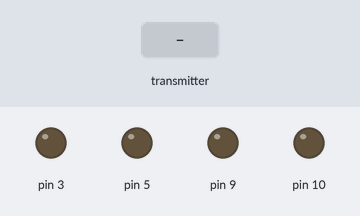
A sketch run on a simulated Arduino Uno, built with avr-gcc and run on an emulated ATmega328P. On the bench: output pins drawn as LEDs (lit = HIGH). Inputs (shaded band) come from the test bench. No radio packets arrive unless stated; what the sketch prints to the serial monitor is not drawn.

Above: at 1.2 s.
1.3 s: the transmitter starts sending m1 = 64
At 2.4 s:
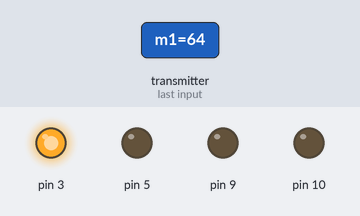
2.8 s: the transmitter starts sending m2 = 64
At 3.5 s:
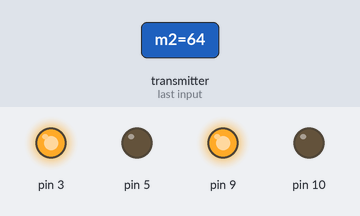
4.3 s: the transmitter starts sending m3 = 64
At 4.7 s:
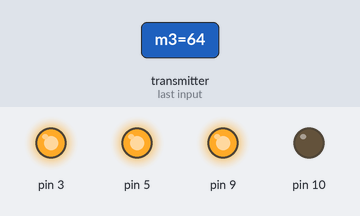
5.8 s: the transmitter starts sending m4 = 64
At 6.9 s:
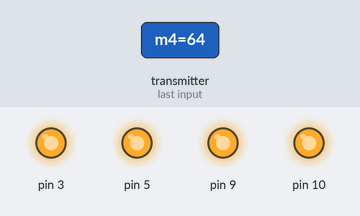
7.3 s: the transmitter starts sending m1 = 0
At 8.1 s:
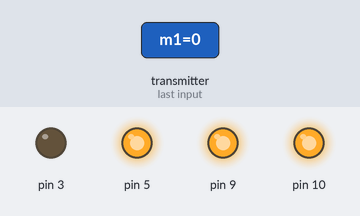
8.8 s: the transmitter starts sending m2 = 0
At 9.3 s:
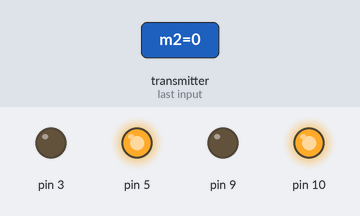
Timing chart, 0 to 11.3 s (numbered marks = the images above; inputs shaded):
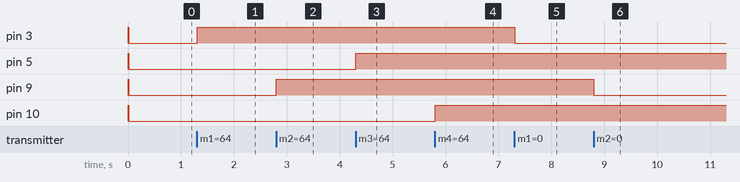

The sketch:

IS-prodside.ino
```cpp
#include "myMotorController.h"
#include <SPI.h>
#include <nRF24L01.h>
#include <RF24.h>

#define CE_PIN   8
#define CSN_PIN 7

RF24 radio(CE_PIN, CSN_PIN);

const byte address[6] = "00001";

struct Data_Package {
  byte m1;
  byte m2;
  byte m3;
  byte m4;
};
Data_Package data;

unsigned long lastReceiveTime = 0;
unsigned long currentTime = 0;

myMotorController mc1(18, 19, 3);
myMotorController mc2(16,17,9);
myMotorController mc3(2,4,5);
myMotorController mc4(14, 15, 10);

void setup() {
  Serial.begin(9600);
  // put your setup code here, to run once:
  radio.begin();
  radio.openReadingPipe(0, address);
  radio.setDataRate(RF24_250KBPS);
  radio.setPALevel(RF24_PA_LOW);
  radio.startListening(); //  Set the module as receiver
  resetData();
}

void loop() {
  if (radio.available()) {
    radio.read(&data, sizeof(Data_Package)); // Read the whole data and store it into the 'data' structure
    lastReceiveTime = millis(); // At this moment we have received the data
  }
  currentTime = millis();
  if ( currentTime - lastReceiveTime > 1000 ) { // If current time is more then 1 second since we have recived the last data, that means we have lost connection
    Serial.println("NODATA");
  }else{
    Serial.println(data.m1);
  }
  // for (int i = 0; i < 256; i++){
  //   mc1.setSpeed(i);
  //   delay(10);
  // }
  updateMotors();
  // mc1.reverseDirection();
  // delay(1000);
  // mc1.runForwardInt(200);
  // delay(1000);
  // mc1.runBackwardInt(50);
  // delay(1000);
  // mc1.reverseDirection();
  // delay(1000);
  // mc1.setSpeed(255);
  // delay(1000);
  // mc1.setSpeed(0);
  // delay(2000);
}

void resetData() {
  data.m1=0;
  data.m2=0;
  data.m3=0;
  data.m4=0;
}

void updateMotors(){
  if (data.m1!=0){
    mc1.setSpeed(255);
    if (data.m1==1){
      mc1.runForward();
    }else if (data.m2==2){
      mc1.runBackward();
    }
  }else{
    mc1.setSpeed(0);
  }
  if (data.m2!=0){
    mc2.setSpeed(255);
    if (data.m2==1){
      mc2.runForward();
    }else if (data.m2==2){
      mc2.runBackward();
    }
  }else{
    mc2.setSpeed(0);
  }
  if (data.m3!=0){
    mc3.setSpeed(255);
    if (data.m1==1){
      mc3.runForward();
    }else if (data.m3==2){
      mc3.runBackward();
    }
  }else{
    mc3.setSpeed(0);
  }
  if (data.m4!=0){
      mc4.setSpeed(255);
    if (data.m4==1){
      mc4.runForward();
    }else if (data.m4==2){
      mc4.runBackward();
    }
  }else{
    mc4.setSpeed(0);
  }
}
```

myMotorController.cpp
```cpp
#include "myMotorController.h"

myMotorController::myMotorController(int pin1, int pin2, int pwm) {
  mPin1 = pin1;
  mPin2 = pin2;
  mPinPWM = pwm;
  state = 0;
  setSpeed(255);
}

void myMotorController::runForward() {
  digitalWrite(mPin1, HIGH);
  digitalWrite(mPin2, LOW);
  state = 1;
}

void myMotorController::runBackward() {
  digitalWrite(mPin1, LOW);
  digitalWrite(mPin2, HIGH);
  state = -1;
}

void myMotorController::setSpeed(int i){
  analogWrite(mPinPWM, i);
}

int myMotorController::getState(){
  return state;
}

void myMotorController::runForwardInt(int i) {
  digitalWrite(mPin1, HIGH);
  digitalWrite(mPin2, LOW);
  analogWrite(mPinPWM, i);
  state = 1;
}

void myMotorController::runBackwardInt(int i) {
  digitalWrite(mPin1, LOW);
  digitalWrite(mPin2, HIGH);
  analogWrite(mPinPWM, i);
  state = -1;
}

void myMotorController::reverseDirection() {
  if (state==1){
    runBackward();
  } else if (state==-1){
    runForward();
  }else{
    return;
  }
}
```

myMotorController.h
```cpp
// LED.h
#ifndef myMotorController_h
#define myMotorController_h

#include <Arduino.h>

class myMotorController {
  private:
    int state;
    int mPin1;
    int mPin2;
  public:
    myMotorController(int a, int b, int c);
    void runForward();
    void runBackward();
    int getState();
    void runForwardInt(int i);
    void runBackwardInt(int i);
    void reverseDirection();
    void setSpeed(int i);
    int mPinPWM;
};

#endif
```

Measured:
- after the input at 1.3 s, pin 3: LOW → HIGH at once
- after the input at 2.8 s, pin 9: LOW → HIGH at once
- after the input at 4.3 s, pin 5: LOW → HIGH at once
- after the input at 5.8 s, pin 10: LOW → HIGH at once
- after the input at 7.3 s, pin 3: HIGH → LOW at once
- after the input at 8.8 s, pin 9: HIGH → LOW at once
